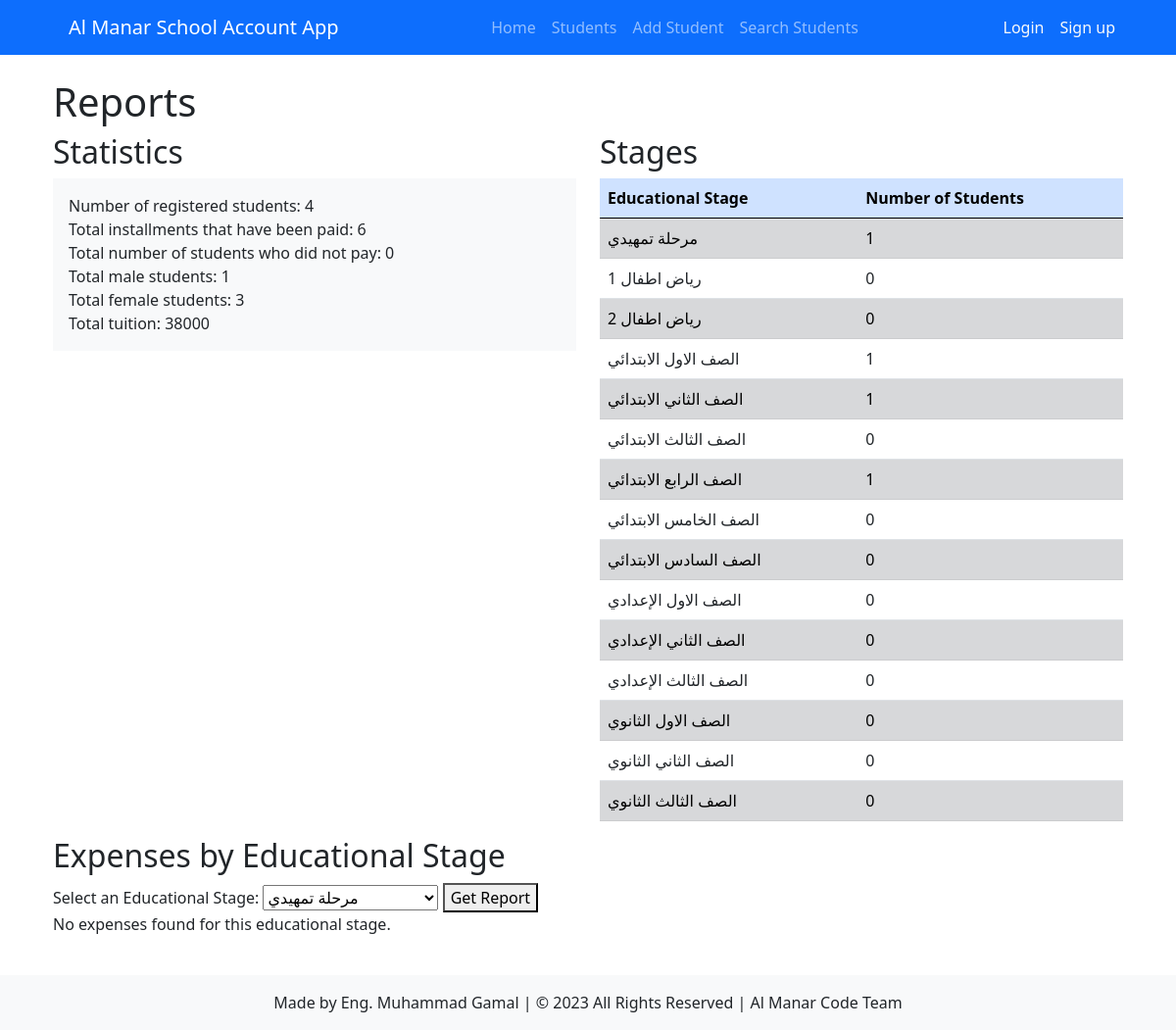
Screenshot of /students/report/ with the database file from the repository.
### students/models.py (models this page shows, shortened)
class Classroom(models.Model):
    CLASS_CHOICES = (
        ('', 'اختار المرحلة التعليمية'),
        ('BC', 'مرحلة تمهيدي'),
        ('KG1', 'رياض أطفال 1'),
        ('KG2', 'رياض أطفال 2'),
        ('Prim1', 'الصف الأول الابتدائي'),
        ('Prim2', 'الصف الثاني الابتدائي'),
        ('Prim3', 'الصف الثالث الابتدائي'),
        ('Prim4', 'الصف الرابع الابتدائي'),
        ('Prim5', 'الصف الخامس الابتدائي'),
        ('Prim6', 'الصف السادس الابتدائي'),
        ('Prep7', 'الصف الأول الإعدادي'),
        ('Prep8', 'الصف الثاني الإعدادي'),
        ('Prep9', 'الصف الثالث الإعدادي'),
        ('Sec1', 'الصف الأول الثانوي'),
        ('Sec2', 'الصف الثاني الثانوي'),
        ('Sec3', 'الصف الثالث الثانوي'),
    )
    name = models.CharField(max_length=100, default='Default Classroom Name', null=True)
    stage = models.CharField(max_length=50, choices=CLASS_CHOICES, default='default_value', null=True)
    educational_stage = models.ForeignKey(EducationalStage, on_delete=models.CASCADE)
    fee_per_student = models.DecimalField(max_digits=8, decimal_places=2, default=0)

### students/views.py (the view)
# urls.py: path('report/', include(report_urls)),
def report(request):
    registered_students = Student.objects.count()
    total_paid_installments = Tuition.objects.filter(paid=True).count()
    total_unpaid_students = Student.objects.exclude(tuitions__paid=True).count()
    total_male_students = Student.objects.filter(gender='M').count()
    total_female_students = Student.objects.filter(gender='F').count()
    stages = Classroom.objects.all()
    stage_stats = []
    for stage in stages:
        stage_students = Student.objects.filter(classroom=stage)
        total_stage_students = stage_students.count()
        paid_stage_tuitions = Tuition.objects.filter(student__in=stage_students, paid=True).aggregate(Sum('amount_tuition'))['amount_tuition__sum'] or 0
        unpaid_stage_students = stage_students.exclude(tuitions__paid=True).count()
        male_stage_students = stage_students.filter(gender='M').count()
        female_stage_students = stage_students.filter(gender='F').count()
        stage_stats.append({
            'stage': stage,
            'total_stage_students': total_stage_students,
            'paid_stage_tuitions': paid_stage_tuitions,
            'unpaid_stage_students': unpaid_stage_students,
            'male_stage_students': male_stage_students,
            'female_stage_students': female_stage_students,
        })
    total_tuitions = Tuition.objects.aggregate(Sum('amount_tuition'))['amount_tuition__sum'] or 0
    total_paid_students = Student.objects.filter(tuitions__paid=True).count()
    total_unpaid_tuitions = Tuition.objects.filter(paid=False).aggregate(Sum('amount_tuition'))['amount_tuition__sum'] or 0
    selected_stage = None
    expenses = []
    if request.method == 'GET':
        stage_id = request.GET.get('stage_id')
        if stage_id:
            try:
                selected_stage = Classroom.objects.get(id=stage_id)
                expenses = Expense.objects.filter(classroom=selected_stage)
            except Classroom.DoesNotExist:
                pass
    context = {
        'registered_students': registered_students,
        'total_paid_installments': total_paid_installments,
        'total_unpaid_students': total_unpaid_students,
        'total_male_students': total_male_students,
        'total_female_students': total_female_students,
        'stage_stats': stage_stats,
        'total_tuitions': total_tuitions,
        'total_paid_students': total_paid_students,
        'total_unpaid_tuitions': total_unpaid_tuitions,
        'stages': stages,
        'selected_stage': selected_stage,
        'expenses': expenses,
    }
    return render(request, 'students/report.html', context)

### students/templates/students/report.html (shortened to what this page needs)
{% extends 'students/base.html' %}
{% block content %}
    <h1>Reports</h1>
    <div class="row">
        <div class="col-md-6">
            <h2>Statistics</h2>
            <div class="bg-light p-3 mb-3">
                <p class="mb-0">Number of registered students: {{ registered_students }}</p>
                <p class="mb-0">Total installments that have been paid: {{ total_paid_installments }}</p>
                <p class="mb-0">Total number of students who did not pay: {{ total_unpaid_students }}</p>
                <p class="mb-0">Total male students: {{ total_male_students }}</p>
                <p class="mb-0">Total female students: {{ total_female_students }}</p>
                <p class="mb-0">Total tuition: {{ total_tuitions }}</p>
            </div>
        </div>
        <div class="col-md-6">
            <h2>Stages</h2>
            <div class="table-responsive">
                <table class="table table-striped">
                    <thead class="table-primary">
                        <tr>
                            <th>Educational Stage</th>
                            <th>Number of Students</th>
                        </tr>
                    </thead>
                    <tbody>
                        {% for stage_stat in stage_stats %}
                            <tr class="{% cycle 'table-secondary' 'table-white' %}">
                                <td>{{ stage_stat.stage.name }}</td>
                                <td>{{ stage_stat.total_stage_students }}</td>
                            </tr>
                        {% endfor %}
                    </tbody>
                </table>
            </div>
        </div>
    </div>
    <h2>Expenses by Educational Stage</h2>
    <form method="GET">
        <label for="stage_id">Select an Educational Stage:</label>
        <select id="stage_id" name="stage_id">
            {% for stage in stages %}
                <option value="{{ stage.id }}">{{ stage.name }}</option>
            {% endfor %}
        </select>
        <button type="submit">Get Report</button>
    </form>
    {% if expenses %}
        <h3>Expenses for {{ selected_stage.name }}</h3>
        <ul>
            {% for expense in expenses %}
                <li>{{ expense.description }} - ${{ expense.amount }}</li>
            {% endfor %}
        </ul>
    {% else %}
        <p>No expenses found for this educational stage.</p>
    {% endif %}
{% endblock %}

### rows the page displays
Classroom: stage.name "مرحلة تمهيدي", total_stage_students "1"
Classroom: stage.name "رياض اطفال 1", total_stage_students "0"
Classroom: stage.name "رياض اطفال 2", total_stage_students "0"
Classroom: stage.name "الصف الاول الابتدائي", total_stage_students "1"
Classroom: stage.name "الصف الثاني الابتدائي", total_stage_students "1"
Classroom: stage.name "الصف الثالث الابتدائي", total_stage_students "0"
Classroom: stage.name "الصف الرابع الابتدائي", total_stage_students "1"
Classroom: stage.name "الصف الخامس الابتدائي", total_stage_students "0"
Classroom: stage.name "الصف السادس الابتدائي", total_stage_students "0"
Classroom: stage.name "الصف الاول الإعدادي", total_stage_students "0"
Classroom: stage.name "الصف الثاني الإعدادي", total_stage_students "0"
Classroom: stage.name "الصف الثالث الإعدادي", total_stage_students "0"
Classroom: stage.name "الصف الاول الثانوي", total_stage_students "0"
Classroom: stage.name "الصف الثاني الثانوي", total_stage_students "0"
Classroom: stage.name "الصف الثالث الثانوي", total_stage_students "0"

### other values shown
{{ registered_students }} "4"
{{ total_paid_installments }} "6"
{{ total_unpaid_students }} "0"
{{ total_male_students }} "1"
{{ total_female_students }} "3"
{{ total_tuitions }} "38000"
form field stage_id "مرحلة تمهيدي"
